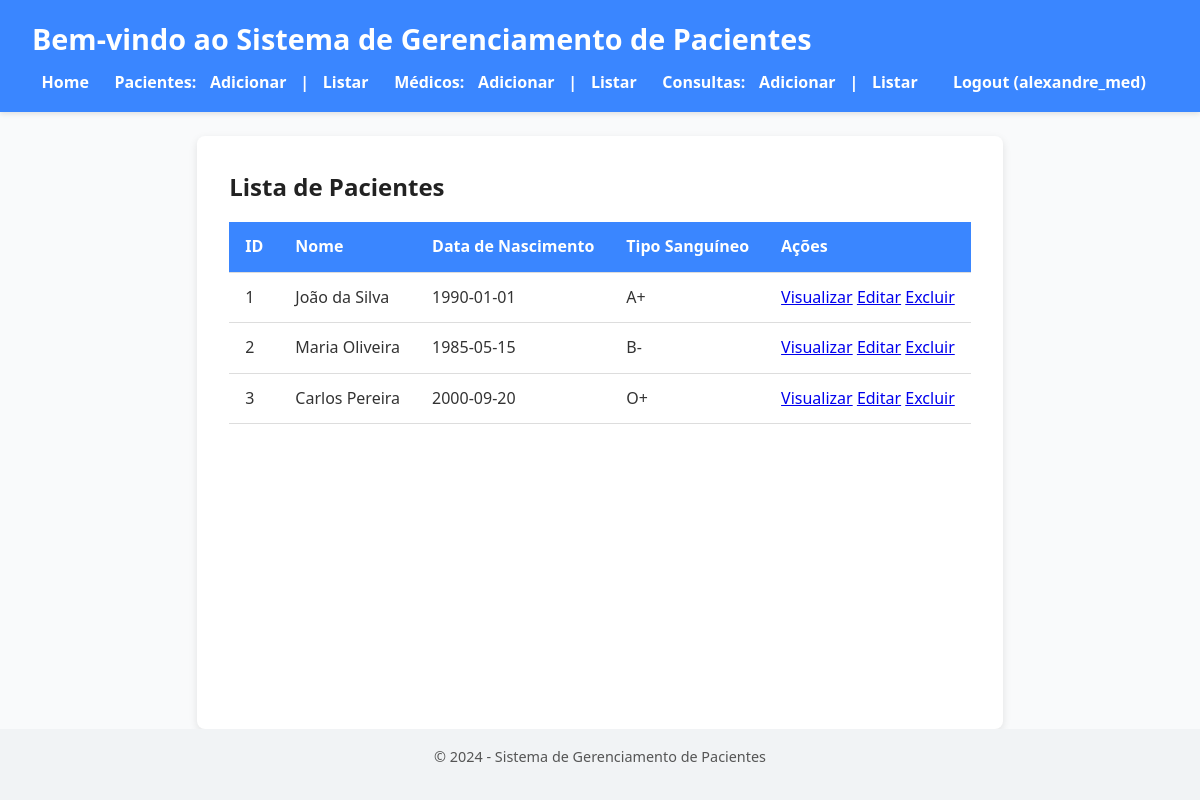
The app's page /php/index-paciente.php (signed in) with its own data.
### tables this page shows
CREATE TABLE pacientes (
    id INT AUTO_INCREMENT PRIMARY KEY,
    nome VARCHAR(100) NOT NULL,
    data_nascimento DATE NOT NULL,
    tipo_sanguineo VARCHAR(5) NOT NULL,
    usuario_id INT,
    FOREIGN KEY (usuario_id) REFERENCES usuarios(id) ON DELETE SET NULL
);

### php/index-paciente.php (the view, shortened to what this page needs)
<?php
require_once 'db.php';
$stmt = $pdo->query("SELECT * FROM pacientes");
$pacientes = $stmt->fetchAll(PDO::FETCH_ASSOC);
?>
<!DOCTYPE html>
<html lang="pt-BR">
<head>
    <link rel="stylesheet" href="../css/style.css" />
</head>
<body>
    <header>
        <h1>Bem-vindo ao Sistema de Gerenciamento de Pacientes</h1>
        <nav>
            <ul>
                <li><a href="index.php">Home</a></li>
                <?php if (isset($_SESSION['user_id'])): ?>
                    <li>Pacientes:
                        <a href="/php/create-paciente.php">Adicionar</a> |
                        <a href="/php/index-paciente.php">Listar</a>
                    </li>
                    <li>Médicos:
                        <a href="/php/create-medico.php">Adicionar</a> |
                        <a href="/php/index-medico.php">Listar</a>
                    </li>
                    <li>Consultas:
                        <a href="/php/create-consulta.php">Adicionar</a> |
                        <a href="/php/index-consulta.php">Listar</a>
                    </li>
                    <li><a href="/php/logout.php">Logout (<?= $_SESSION['username'] ?>)</a></li>
                <?php else: ?>
                    <li><a href="/php/user-login.php">Login</a></li>
                    <li><a href="/php/user-register.php">Registrar</a></li>
                <?php endif; ?>
            </ul>
        </nav>
    </header>
    <main>
        <h2>Lista de Pacientes</h2>
        <table>
            <thead>
                <tr>
                    <th>ID</th>
                    <th>Nome</th>
                    <th>Data de Nascimento</th>
                    <th>Tipo Sanguíneo</th>
                    <th>Ações</th>
                </tr>
            </thead>
            <tbody>
                <?php foreach ($pacientes as $paciente): ?>
                    <tr>
                        <td><?= $paciente['id'] ?></td>
                        <td><?= htmlspecialchars($paciente['nome']) ?></td>
                        <td><?= $paciente['data_nascimento'] ?></td>
                        <td><?= htmlspecialchars($paciente['tipo_sanguineo']) ?></td>
                        <td>
                            <a href="read-paciente.php?id=<?= $paciente['id'] ?>">Visualizar</a>
                            <a href="update-paciente.php?id=<?= $paciente['id'] ?>">Editar</a>
                            <a href="delete-paciente.php?id=<?= $paciente['id'] ?>" onclick="return confirm('Tem certeza que deseja excluir este paciente?');">Excluir</a>
                        </td>
                    </tr>
                <?php endforeach; ?>
            </tbody>
        </table>
    </main>
    <footer>
        <p>&copy; 2024 - Sistema de Gerenciamento de Pacientes</p>
    </footer>
</body>
</html>

### css/style.css (style rules this page uses)
* { margin: 0; padding: 0; box-sizing: border-box; font-family: 'Segoe UI', Tahoma, Geneva, Verdana, sans-serif; }
body { background-color: #f9fafb; color: #333; line-height: 1.6; min-height: 100vh; display: flex; flex-direction: column; }
header { background-color: #3a86ff; color: white; padding: 1rem 2rem; box-shadow: 0 2px 5px rgba(0,0,0,0.1); }
header h1 { font-size: 1.8rem; }
nav ul { list-style: none; display: flex; gap: 1rem; margin-top: 0.5rem; flex-wrap: wrap; }
nav ul li { font-weight: 600; }
nav ul li a { color: white; text-decoration: none; padding: 0.3rem 0.6rem; border-radius: 4px; transition: background-color 0.3s ease; }
main { flex-grow: 1; padding: 2rem; max-width: 900px; margin: 0 auto; background-color: white; border-radius: 8px; box-shadow: 0 3px 8px rgba(0,0,0,0.1); margin-top: 1.5rem; }
h2 { margin-bottom: 1rem; color: #222; }
p { margin-bottom: 1rem; }
table { width: 100%; border-collapse: collapse; margin-top: 1rem; }
table thead { background-color: #3a86ff; color: white; }
table th, table td { padding: 0.75rem 1rem; text-align: left; border-bottom: 1px solid #ddd; }
footer { background-color: #f1f3f5; text-align: center; padding: 1rem 0; margin-top: auto; color: #555; font-size: 0.9rem; }

### records on screen
pacientes: id "1", nome "João da Silva", data_nascimento "1990-01-01", tipo_sanguineo "A+"
pacientes: id "2", nome "Maria Oliveira", data_nascimento "1985-05-15", tipo_sanguineo "B-"
pacientes: id "3", nome "Carlos Pereira", data_nascimento "2000-09-20", tipo_sanguineo "O+"

### other values on screen
$_SESSION['username'] "alexandre_med"
